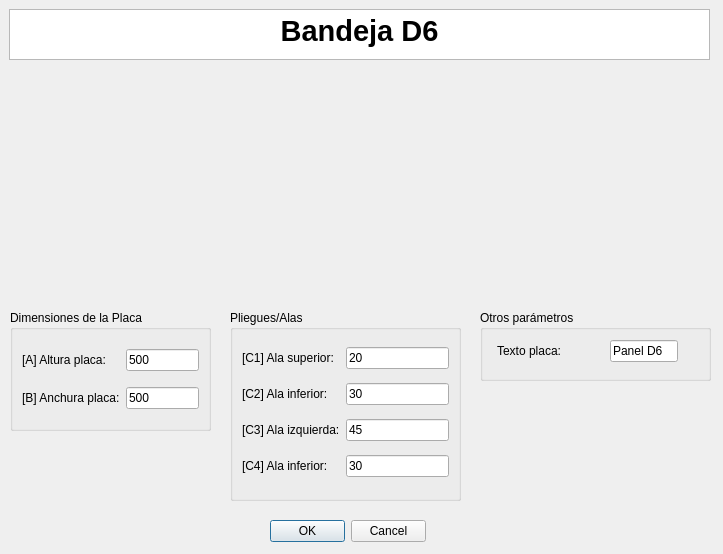
<?xml version="1.0" encoding="UTF-8"?>
<ui version="4.0">
 <class>MyPositionDialog</class>
 <widget class="QDialog" name="MyPositionDialog">
  <property name="geometry">
   <rect>
    <x>0</x>
    <y>0</y>
    <width>723</width>
    <height>554</height>
   </rect>
  </property>
  <property name="windowTitle">
   <string>Enter Position</string>
  </property>
  <property name="whatsThis">
   <string>&lt;html&gt;&lt;head/&gt;&lt;body&gt;&lt;p&gt;Esta ventana de KSDpanel te permite introducir todas las medidas correspondientes del panel seleccionado.&lt;/p&gt;&lt;p&gt;Recuerda que todas las medidas deben de ir en milimetros (mm).&lt;/p&gt;&lt;/body&gt;&lt;/html&gt;</string>
  </property>
  <widget class="QDialogButtonBox" name="buttonBox">
   <property name="geometry">
    <rect>
     <x>270</x>
     <y>520</y>
     <width>156</width>
     <height>23</height>
    </rect>
   </property>
   <property name="orientation">
    <enum>Qt::Horizontal</enum>
   </property>
   <property name="standardButtons">
    <set>QDialogButtonBox::Cancel|QDialogButtonBox::Ok</set>
   </property>
  </widget>
  <widget class="QTextBrowser" name="textBrowser">
   <property name="geometry">
    <rect>
     <x>9</x>
     <y>9</y>
     <width>701</width>
     <height>51</height>
    </rect>
   </property>
   <property name="html">
    <string>&lt;!DOCTYPE HTML PUBLIC &quot;-//W3C//DTD HTML 4.0//EN&quot; &quot;http://www.w3.org/TR/REC-html40/strict.dtd&quot;&gt;
&lt;html&gt;&lt;head&gt;&lt;meta name=&quot;qrichtext&quot; content=&quot;1&quot; /&gt;&lt;style type=&quot;text/css&quot;&gt;
p, li { white-space: pre-wrap; }
&lt;/style&gt;&lt;/head&gt;&lt;body style=&quot; font-family:'MS Shell Dlg 2'; font-size:8.25pt; font-weight:400; font-style:normal;&quot;&gt;
&lt;p align=&quot;center&quot; style=&quot; margin-top:0px; margin-bottom:0px; margin-left:0px; margin-right:0px; -qt-block-indent:0; text-indent:0px;&quot;&gt;&lt;span style=&quot; font-size:22pt; font-weight:600;&quot;&gt;Bandeja D6&lt;/span&gt;&lt;/p&gt;&lt;/body&gt;&lt;/html&gt;</string>
   </property>
  </widget>
  <widget class="QGroupBox" name="groupBox">
   <property name="geometry">
    <rect>
     <x>480</x>
     <y>310</y>
     <width>231</width>
     <height>71</height>
    </rect>
   </property>
   <property name="styleSheet">
    <string notr="true">font: 10pt &quot;MS Shell Dlg 2&quot;;</string>
   </property>
   <property name="title">
    <string>Otros parámetros</string>
   </property>
   <widget class="QLineEdit" name="textoDescriptivoA0UI">
    <property name="geometry">
     <rect>
      <x>130</x>
      <y>30</y>
      <width>68</width>
      <height>22</height>
     </rect>
    </property>
    <property name="text">
     <string>Panel D6</string>
    </property>
   </widget>
   <widget class="QLabel" name="label">
    <property name="geometry">
     <rect>
      <x>17</x>
      <y>30</y>
      <width>107</width>
      <height>22</height>
     </rect>
    </property>
    <property name="text">
     <string>Texto placa:</string>
    </property>
   </widget>
  </widget>
  <widget class="QGroupBox" name="groupBox_2">
   <property name="geometry">
    <rect>
     <x>230</x>
     <y>310</y>
     <width>231</width>
     <height>191</height>
    </rect>
   </property>
   <property name="styleSheet">
    <string notr="true">font: 10pt &quot;MS Shell Dlg 2&quot;;</string>
   </property>
   <property name="title">
    <string>Pliegues/Alas</string>
   </property>
   <layout class="QGridLayout" name="gridLayout_2">
    <item row="3" column="1">
     <widget class="QLineEdit" name="alaInferiorUI">
      <property name="text">
       <string>30</string>
      </property>
     </widget>
    </item>
    <item row="7" column="1">
     <widget class="QLineEdit" name="alaDerechaUI">
      <property name="text">
       <string>30</string>
      </property>
     </widget>
    </item>
    <item row="2" column="1">
     <widget class="QLineEdit" name="alaSuperiorUI">
      <property name="text">
       <string>20</string>
      </property>
     </widget>
    </item>
    <item row="7" column="0">
     <widget class="QLabel" name="label_13">
      <property name="text">
       <string>[C4] Ala inferior:</string>
      </property>
     </widget>
    </item>
    <item row="5" column="1">
     <widget class="QLineEdit" name="alaIzquierdaUI">
      <property name="text">
       <string>45</string>
      </property>
     </widget>
    </item>
    <item row="3" column="0">
     <widget class="QLabel" name="label_12">
      <property name="text">
       <string>[C2] Ala inferior:</string>
      </property>
     </widget>
    </item>
    <item row="2" column="0">
     <widget class="QLabel" name="label_11">
      <property name="text">
       <string>[C1] Ala superior:</string>
      </property>
     </widget>
    </item>
    <item row="5" column="0">
     <widget class="QLabel" name="label_9">
      <property name="text">
       <string>[C3] Ala izquierda:</string>
      </property>
     </widget>
    </item>
   </layout>
  </widget>
  <widget class="QLabel" name="imagenPanelUI">
   <property name="geometry">
    <rect>
     <x>170</x>
     <y>70</y>
     <width>351</width>
     <height>221</height>
    </rect>
   </property>
   <property name="text">
    <string/>
   </property>
   <property name="pixmap">
    <pixmap>../imagenes/REF_DH6cotas.jpg</pixmap>
   </property>
   <property name="scaledContents">
    <bool>true</bool>
   </property>
   <property name="wordWrap">
    <bool>false</bool>
   </property>
   <property name="margin">
    <number>0</number>
   </property>
   <property name="openExternalLinks">
    <bool>false</bool>
   </property>
  </widget>
  <widget class="QGroupBox" name="groupBox_3">
   <property name="geometry">
    <rect>
     <x>10</x>
     <y>310</y>
     <width>201</width>
     <height>121</height>
    </rect>
   </property>
   <property name="styleSheet">
    <string notr="true">font: 10pt &quot;MS Shell Dlg 2&quot;;</string>
   </property>
   <property name="title">
    <string>Dimensiones de la Placa</string>
   </property>
   <layout class="QGridLayout" name="gridLayout_3">
    <item row="1" column="0">
     <widget class="QLabel" name="label_4">
      <property name="text">
       <string>[B] Anchura placa:</string>
      </property>
     </widget>
    </item>
    <item row="0" column="0">
     <widget class="QLabel" name="label_8">
      <property name="text">
       <string>[A] Altura placa:</string>
      </property>
     </widget>
    </item>
    <item row="0" column="1">
     <widget class="QLineEdit" name="alturaPlacaUI">
      <property name="text">
       <string>500</string>
      </property>
     </widget>
    </item>
    <item row="1" column="1">
     <widget class="QLineEdit" name="anchuraPlacaUI">
      <property name="text">
       <string>500</string>
      </property>
     </widget>
    </item>
   </layout>
  </widget>
  <zorder>groupBox_2</zorder>
  <zorder>groupBox</zorder>
  <zorder>buttonBox</zorder>
  <zorder>textBrowser</zorder>
  <zorder>imagenPanelUI</zorder>
  <zorder>groupBox_3</zorder>
 </widget>
 <resources/>
 <connections>
  <connection>
   <sender>buttonBox</sender>
   <signal>accepted()</signal>
   <receiver>MyPositionDialog</receiver>
   <slot>accept()</slot>
   <hints>
    <hint type="sourcelabel">
     <x>248</x>
     <y>254</y>
    </hint>
    <hint type="destinationlabel">
     <x>157</x>
     <y>274</y>
    </hint>
   </hints>
  </connection>
  <connection>
   <sender>buttonBox</sender>
   <signal>rejected()</signal>
   <receiver>MyPositionDialog</receiver>
   <slot>reject()</slot>
   <hints>
    <hint type="sourcelabel">
     <x>316</x>
     <y>260</y>
    </hint>
    <hint type="destinationlabel">
     <x>286</x>
     <y>274</y>
    </hint>
   </hints>
  </connection>
 </connections>
</ui>
